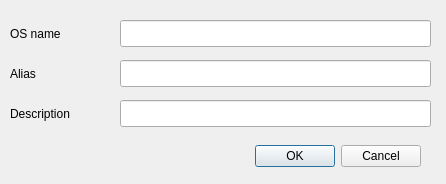
<?xml version="1.0" encoding="UTF-8"?>
<ui version="4.0">
 <class>renamedialog</class>
 <widget class="QDialog" name="renamedialog">
  <property name="geometry">
   <rect>
    <x>0</x>
    <y>0</y>
    <width>446</width>
    <height>184</height>
   </rect>
  </property>
  <property name="windowTitle">
   <string>Alias</string>
  </property>
  <widget class="QDialogButtonBox" name="buttonBox">
   <property name="geometry">
    <rect>
     <x>80</x>
     <y>140</y>
     <width>341</width>
     <height>32</height>
    </rect>
   </property>
   <property name="orientation">
    <enum>Qt::Horizontal</enum>
   </property>
   <property name="standardButtons">
    <set>QDialogButtonBox::Cancel|QDialogButtonBox::Ok</set>
   </property>
  </widget>
  <widget class="QLineEdit" name="nameEdit">
   <property name="enabled">
    <bool>true</bool>
   </property>
   <property name="geometry">
    <rect>
     <x>120</x>
     <y>20</y>
     <width>311</width>
     <height>27</height>
    </rect>
   </property>
   <property name="text">
    <string/>
   </property>
   <property name="readOnly">
    <bool>true</bool>
   </property>
  </widget>
  <widget class="QLabel" name="aliasLabel">
   <property name="geometry">
    <rect>
     <x>10</x>
     <y>60</y>
     <width>101</width>
     <height>27</height>
    </rect>
   </property>
   <property name="text">
    <string>Alias</string>
   </property>
  </widget>
  <widget class="QLabel" name="nameLabel">
   <property name="enabled">
    <bool>true</bool>
   </property>
   <property name="geometry">
    <rect>
     <x>10</x>
     <y>20</y>
     <width>101</width>
     <height>27</height>
    </rect>
   </property>
   <property name="text">
    <string>OS name</string>
   </property>
  </widget>
  <widget class="QLineEdit" name="aliasEdit">
   <property name="enabled">
    <bool>true</bool>
   </property>
   <property name="geometry">
    <rect>
     <x>120</x>
     <y>60</y>
     <width>311</width>
     <height>27</height>
    </rect>
   </property>
   <property name="text">
    <string/>
   </property>
  </widget>
  <widget class="QLineEdit" name="descriptionEdit">
   <property name="enabled">
    <bool>true</bool>
   </property>
   <property name="geometry">
    <rect>
     <x>120</x>
     <y>100</y>
     <width>311</width>
     <height>27</height>
    </rect>
   </property>
   <property name="text">
    <string/>
   </property>
  </widget>
  <widget class="QLabel" name="descriptionLabel">
   <property name="geometry">
    <rect>
     <x>10</x>
     <y>100</y>
     <width>101</width>
     <height>27</height>
    </rect>
   </property>
   <property name="text">
    <string>Description</string>
   </property>
  </widget>
 </widget>
 <resources/>
 <connections>
  <connection>
   <sender>buttonBox</sender>
   <signal>accepted()</signal>
   <receiver>renamedialog</receiver>
   <slot>accept()</slot>
   <hints>
    <hint type="sourcelabel">
     <x>248</x>
     <y>254</y>
    </hint>
    <hint type="destinationlabel">
     <x>157</x>
     <y>274</y>
    </hint>
   </hints>
  </connection>
  <connection>
   <sender>buttonBox</sender>
   <signal>rejected()</signal>
   <receiver>renamedialog</receiver>
   <slot>reject()</slot>
   <hints>
    <hint type="sourcelabel">
     <x>316</x>
     <y>260</y>
    </hint>
    <hint type="destinationlabel">
     <x>286</x>
     <y>274</y>
    </hint>
   </hints>
  </connection>
 </connections>
</ui>
